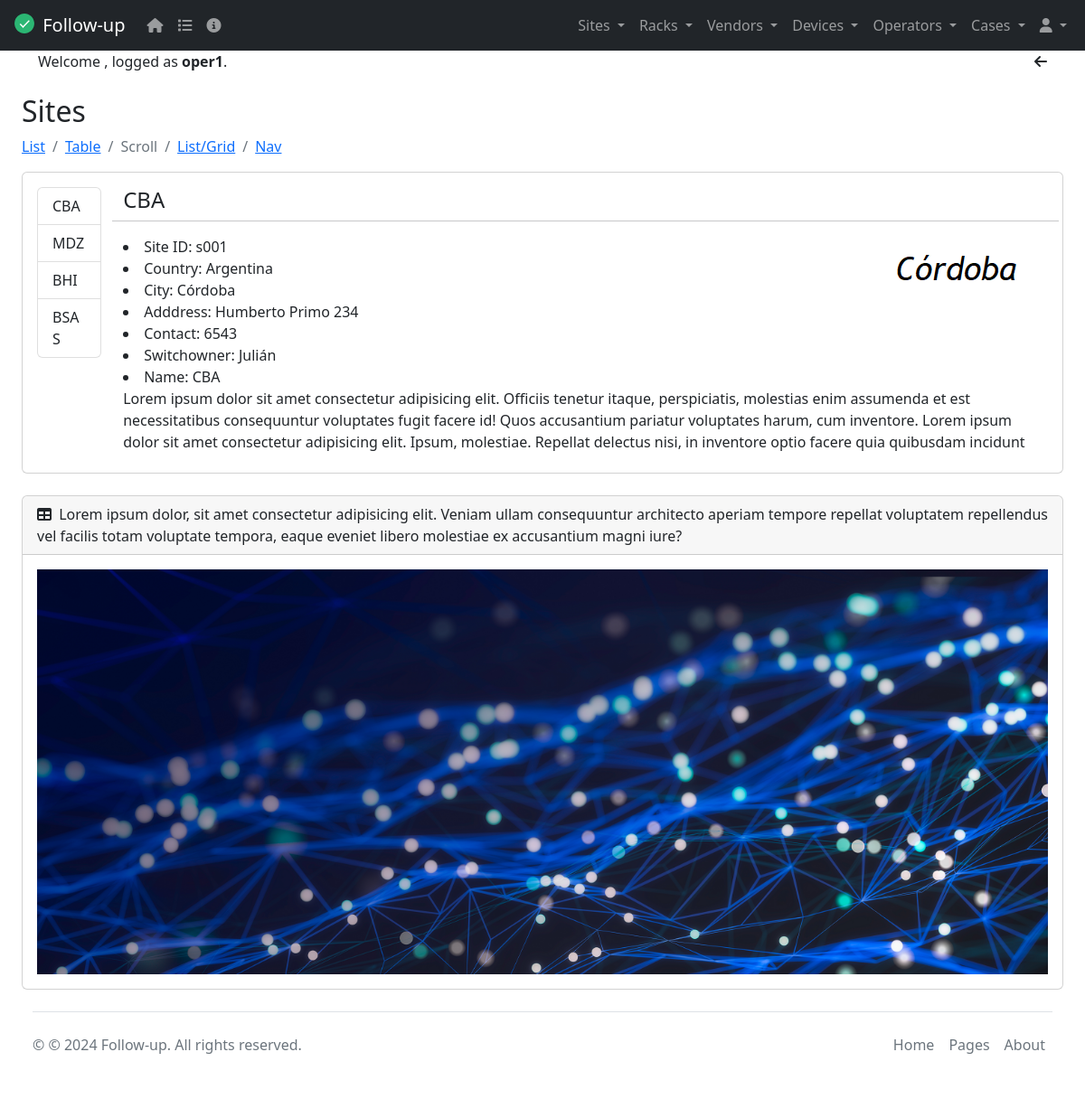
/site_scroll/ (signed in), run on the app's committed database.
### tasks/models.py (models this page shows, shortened)
class Site(models.Model):
  siteId = models.CharField(max_length=6)
  name = models.CharField(max_length=20)
  address = models.CharField(max_length=30)
  city = models.CharField(max_length=20)
  country = models.CharField(max_length=20)
  switchowner = models.CharField(max_length=30)
  contact = models.IntegerField(default=0)
  siteImage = models.ImageField(upload_to='sites', blank=True, null=True, default="/media/static/default.png") # default=""
  class Meta():
    verbose_name = 'Site'
    verbose_name_plural = 'Sites'
    ordering = ('siteId', 'name')
    unique_together = ('siteId', 'name')

### tasks/views.py (the view)
# urls.py: path('site_scroll/', views.site_scroll, name='site_scroll'),
@login_required
def site_scroll(request):
    sites = Site.objects.filter()
    return render(request, 'site_scroll.html', {"sites": sites})

### tasks/templates/site_scroll.html (shortened to what this page needs)
{% extends 'base.html' %}
{% block content %}
<h2 class="mt-4">Sites</h2>
<nav aria-label="breadcrumb">
  <ol class="breadcrumb">
    <li class="breadcrumb-item"><a href="/sites">List</a></li>
    <li class="breadcrumb-item"><a href="/site_table">Table</a></li>
    <li class="breadcrumb-item active" aria-current="page">Scroll</li>
    <li class="breadcrumb-item"><a href="/site_listgrid/1">List/Grid</a></li>
    <li class="breadcrumb-item"><a href="/site_nav/1">Nav</a></li>
  </ol>
</nav>
<div class="card mb-4">
  <div class="card-body" >
    <div class="row">
      <div class="col-1">
        <div id="list-example" class="list-group">
          {% for site in sites %}
          <a class="list-group-item list-group-item-action" href="#{{site.name}}">{{site.name}}</a>
          {% endfor %}
        </div>
      </div>
      <div class="col-11 overflow-auto" style="height: 300px;">
        {% for site in sites %}
        <div data-bs-spy="scroll" data-bs-target="#list-example" data-offset="100" data-bs-smooth-scroll="true" class="scrollspy-example" tabindex="0">
          <div class="row">
            <div class="col-6">
              <div id="{{site.name}}"><h4>{{site.name}}</h4></div>
            </div>
            <div class="col-6">
            </div>
            <hr>
          </div>
          <div class="row">
            <div class="col-6">
              <li>Site ID: {{site.siteId}}</li>
              <li>Country: {{site.country}}</li>
              <li>City: {{site.city}}</li>
              <li>Adddress: {{site.address}}</li>
              <li>Contact: {{site.contact}}</li>
              <li>Switchowner: {{site.switchowner}}</li>
              <li>Name: {{site.name}}</li>
            </div>
            <div class="col-6">
              <section>
                <img
                class="img-fluid float-end"
                src="{{ site.siteImage.url }}"
                alt="{{ site.name }}"/>
              </section>
            </div>
            <br>
            <p>
              Lorem ipsum dolor sit amet consectetur adipisicing elit. Officiis tenetur itaque, perspiciatis, molestias enim assumenda et est necessitatibus consequuntur voluptates fugit facere id! Quos accusantium pariatur voluptates harum, cum inventore.
              Lorem ipsum dolor sit amet consectetur adipisicing elit. Ipsum, molestiae. Repellat delectus nisi, in inventore optio facere quia quibusdam incidunt ipsam consectetur blanditiis illum quod impedit aliquid excepturi illo! Quae!
              Lorem ipsum, dolor sit amet consectetur adipisicing elit. Quibusdam error quis velit quidem, vero beatae qui voluptates reiciendis voluptas explicabo, maxime incidunt? Animi cum dolore iure a accusamus, deserunt vero!
              Lorem ipsum dolor sit amet consectetur adipisicing elit. Facere necessitatibus, quas ipsa fugiat dolores eos ad voluptas cumque officia aperiam ratione quidem incidunt accusantium, dolorum quae quo iusto quos perspiciatis.
            </p>
            <br>
            <br>
          </div>
        </div>
        {% endfor %}
      </div>
    </div>
  </div>
</div>
{% endblock %}

### tasks/templates/base.html (shortened to what this page needs)
<!DOCTYPE html>
<html lang="en" data-bs-theme="dark">
  <head>
    <link rel="stylesheet" href="https://cdn.jsdelivr.net/npm/bootstrap@5.2.0/dist/css/bootstrap.min.css">
    <link href="https://cdn.datatables.net/v/dt/jq-3.7.0/jszip-3.10.1/dt-2.0.8/af-2.7.0/b-3.0.2/b-colvis-3.0.2/b-html5-3.0.2/b-print-3.0.2/cr-2.0.3/date-1.5.2/fc-5.0.1/fh-4.0.1/kt-2.12.1/r-3.0.2/rg-1.5.0/rr-1.5.0/sc-2.4.3/sb-1.7.1/sp-2.3.1/sl-2.0.3/sr-1.4.1/datatables.min.css" rel="stylesheet">
    <link rel="stylesheet" href="https://cdnjs.cloudflare.com/ajax/libs/font-awesome/6.5.2/css/all.min.css">
  </head>
  <body>
  {% include 'navbar.html' %}
    <div id="layoutSidenav_content">
      <main>
        <div class="container-fluid px-4">
          {% if user.is_authenticated %}
          <div class="container text-center">
            <div class="row">
              <div class="col">
                <div class="text-start">
                  Welcome <strong>{{request.user.first_name}} {{request.user.last_name}}</strong>,
                  logged as <strong>{{request.user.username}}</strong>.
                </div>
              </div>
              <div class="col col-lg-2">
                <div class="text-end">
                  <i class="fa fa-arrow-left" aria-hidden="true" onclick="window.history.back()"></i>
                </div>
              </div>
            </div>
          </div>
          {% endif %}
          {% block content %}
          {% endblock %}
          {% include 'footer.html' %}
        </div>
      </main>
    </div>
  </body>
</html>

### tasks/templates/base.html (style rules this page uses)
html { scroll-padding-top: 220px; }
body { position: relative; overflow-y: auto; }

### data on the page
Site: name "CBA", siteId "s001", country "Argentina", city "Córdoba", address "Humberto Primo 234", contact "6543", switchowner "Julián", siteImage (picture)
Site: name "MDZ"
Site: name "BHI"
Site: name "BSAS"

### other printed values
{{ request.user.username }} "oper1"
